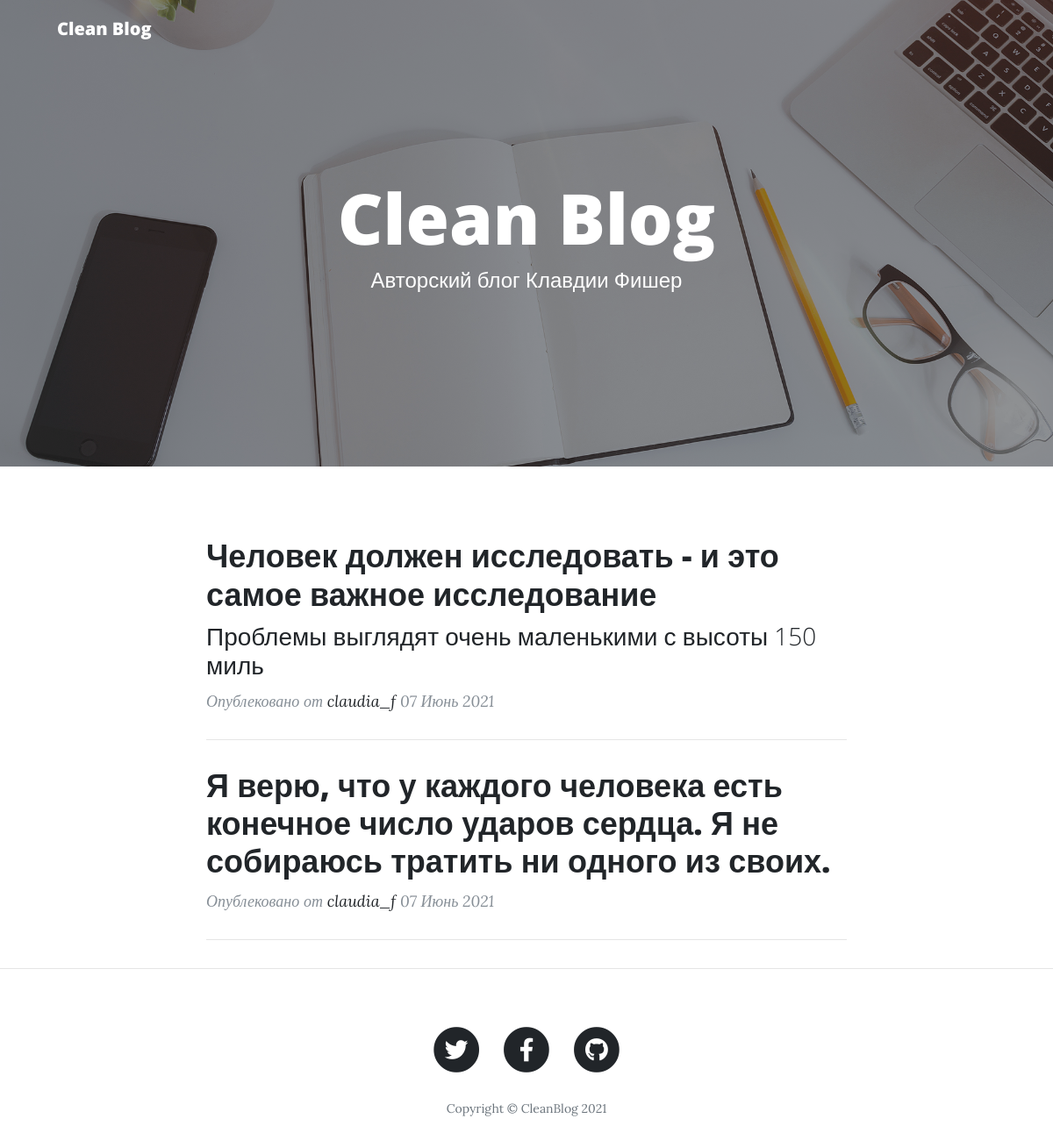
The page / on the database its author committed.
### posts/models.py (models this page shows, shortened)
class Post(models.Model):
    title = models.CharField(max_length=128)
    description = models.CharField(max_length=64, blank=True)
    text = models.TextField()
    created_timestamp = models.DateTimeField(auto_now_add=True)
    user = models.ForeignKey(User, on_delete=models.CASCADE)

### posts/views.py (the view)
# urls.py: path('', index, name='index'),
def index(request):
    context = {'title': 'Clean Blog', 'posts': Post.objects.all()}
    return render(request, 'posts/index.html', context)

### posts/templates/posts/index.html (shortened to what this page needs)
<!DOCTYPE html>
<html lang="en">
<head>
    <link href="/static/vendor/bootstrap/css/bootstrap.css" rel="stylesheet">
    <link href="/static/vendor/fontawesome-free/css/all.css" rel="stylesheet" type="text/css">
    <link href="/static/css/clean-blog.css" rel="stylesheet">
</head>
<body>
<nav class="navbar navbar-expand-lg navbar-light fixed-top" id="mainNav">
    <div class="container">
        <a class="navbar-brand" href="index.html">Clean Blog</a>
    </div>
</nav>
<header class="masthead" style="background-image: url('/static/img/home-bg.jpg')">
    <div class="overlay"></div>
    <div class="container">
        <div class="row">
            <div class="col-lg-8 col-md-10 mx-auto">
                <div class="site-heading">
                    <h1>Clean Blog</h1>
                    <span class="subheading">Авторский блог Клавдии Фишер</span>
                </div>
            </div>
        </div>
    </div>
</header>
<div class="container">
    <div class="row">
        <div class="col-lg-8 col-md-10 mx-auto">
            {% for post in posts %}
            <div class="post-preview">
                <a href="{% url 'post' post.id %}">
                    <h2 class="post-title">
                        {{ post.title }}
                    </h2>
                    {% if post.description %}
                    <h3 class="post-subtitle">
                        {{ post.description }}
                    </h3>
                    {% endif %}
                </a>
                <p class="post-meta">Опублековано от
                    <a href="#">{{post.user.username}}</a>
                    {{ post.created_timestamp|date:"d F Y" }}</p>
            </div>
            <hr>
            {% endfor %}
        </div>
    </div>
</div>
<hr>
<footer>
    <div class="container">
        <div class="row">
            <div class="col-lg-8 col-md-10 mx-auto">
                <ul class="list-inline text-center">
                    <li class="list-inline-item">
                        <a href="#">
                <span class="fa-stack fa-lg">
                  <i class="fas fa-circle fa-stack-2x"></i>
                  <i class="fab fa-twitter fa-stack-1x fa-inverse"></i>
                </span>
                        </a>
                    </li>
                    <li class="list-inline-item">
                        <a href="#">
                <span class="fa-stack fa-lg">
                  <i class="fas fa-circle fa-stack-2x"></i>
                  <i class="fab fa-facebook-f fa-stack-1x fa-inverse"></i>
                </span>
                        </a>
                    </li>
                    <li class="list-inline-item">
                        <a href="#">
                <span class="fa-stack fa-lg">
                  <i class="fas fa-circle fa-stack-2x"></i>
                  <i class="fab fa-github fa-stack-1x fa-inverse"></i>
                </span>
                        </a>
                    </li>
                </ul>
                <p class="copyright text-muted">Copyright &copy; CleanBlog 2021</p>
            </div>
        </div>
    </div>
</footer>
</body>
</html>

### static/css/clean-blog.css (style rules this page uses)
body { font-size: 20px; color: #212529; font-family: 'Lora', 'Times New Roman', serif; }
p { line-height: 1.5; margin: 30px 0; }
p a { text-decoration: underline; }
h1, h2, h3, h4, h5, h6 { font-weight: 800; font-family: 'Open Sans', 'Helvetica Neue', Helvetica, Arial, sans-serif; }
a { color: #212529; transition: all 0.2s; }
#mainNav { position: absolute; border-bottom: 1px solid #e9ecef; background-color: white; font-family: 'Open Sans', 'Helvetica Neue', Helvetica, Arial, sans-serif; }
#mainNav .navbar-brand { font-weight: 800; color: #343a40; }
@media only screen and (min-width: 992px) { #mainNav { border-bottom: 1px solid transparent; background: transparent; } }
@media only screen and (min-width: 992px) { #mainNav .navbar-brand { padding: 10px 20px; color: #fff; } }
@media only screen and (min-width: 992px) { #mainNav { transition: background-color 0.2s; transform: translate3d(0, 0, 0); -webkit-backface-visibility: hidden; backface-visibility: hidden; } }
header.masthead { margin-bottom: 50px; background: no-repeat center center; background-color: #868e96; background-attachment: scroll; position: relative; background-size: cover; }
header.masthead .overlay { position: absolute; top: 0; left: 0; height: 100%; width: 100%; background-color: #212529; opacity: 0.5; }
header.masthead .page-heading, header.masthead .post-heading, header.masthead .site-heading { padding: 200px 0 150px; color: white; }
@media only screen and (min-width: 768px) { header.masthead .page-heading, header.masthead .post-heading, header.masthead .site-heading { padding: 200px 0; } }
header.masthead .page-heading, header.masthead .site-heading { text-align: center; }
header.masthead .page-heading h1, header.masthead .site-heading h1 { font-size: 50px; margin-top: 0; }
header.masthead .page-heading .subheading, header.masthead .site-heading .subheading { font-size: 24px; font-weight: 300; line-height: 1.1; display: block; margin: 10px 0 0; font-family: 'Open Sans', 'Helvetica Neue', Helvetica, Arial, sans-serif; }
@media only screen and (min-width: 768px) { header.masthead .page-heading h1, header.masthead .site-heading h1 { font-size: 80px; } }
.post-preview > a { color: #212529; }
.post-preview > a > .post-title { font-size: 30px; margin-top: 30px; margin-bottom: 10px; }
.post-preview > a > .post-subtitle { font-weight: 300; margin: 0 0 10px; }
.post-preview > .post-meta { font-size: 18px; font-style: italic; margin-top: 0; color: #868e96; }
.post-preview > .post-meta > a { text-decoration: none; color: #212529; }
@media only screen and (min-width: 768px) { .post-preview > a > .post-title { font-size: 36px; } }
footer { padding: 50px 0 65px; }
footer .list-inline { margin: 0; padding: 0; }
footer .copyright { font-size: 14px; margin-bottom: 0; text-align: center; }

### rows shown on the page
Post: title "Человек должен исследовать - и это самое важное исследование", description "Проблемы выглядят очень маленькими с высоты 150 миль", user.username "claudia_f", created_timestamp "07 Июнь 2021"
Post: title "Я верю, что у каждого человека есть конечное число ударов сердца. Я не собираюсь тратить ни одного из своих.", user.username "claudia_f", created_timestamp "07 Июнь 2021"
